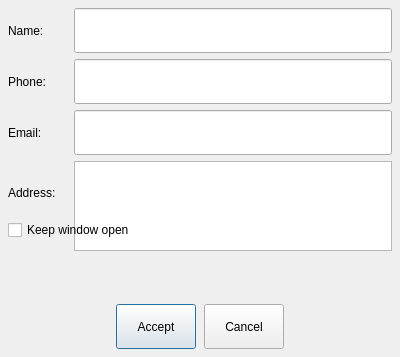
<?xml version="1.0" encoding="UTF-8"?>
<ui version="4.0">
 <class>customerdialog</class>
 <widget class="QDialog" name="customerdialog">
  <property name="geometry">
   <rect>
    <x>0</x>
    <y>0</y>
    <width>400</width>
    <height>357</height>
   </rect>
  </property>
  <property name="minimumSize">
   <size>
    <width>400</width>
    <height>357</height>
   </size>
  </property>
  <property name="maximumSize">
   <size>
    <width>16777215</width>
    <height>16777215</height>
   </size>
  </property>
  <property name="windowTitle">
   <string/>
  </property>
  <layout class="QVBoxLayout" name="verticalLayout">
   <property name="spacing">
    <number>8</number>
   </property>
   <property name="leftMargin">
    <number>8</number>
   </property>
   <property name="topMargin">
    <number>8</number>
   </property>
   <property name="rightMargin">
    <number>8</number>
   </property>
   <property name="bottomMargin">
    <number>8</number>
   </property>
   <item>
    <layout class="QGridLayout" name="gridLayout">
     <property name="spacing">
      <number>8</number>
     </property>
     <item row="1" column="1">
      <widget class="QLineEdit" name="phone_lineedit">
       <property name="minimumSize">
        <size>
         <width>0</width>
         <height>45</height>
        </size>
       </property>
       <property name="maximumSize">
        <size>
         <width>16777215</width>
         <height>16777215</height>
        </size>
       </property>
      </widget>
     </item>
     <item row="1" column="0">
      <widget class="QLabel" name="phone_label">
       <property name="minimumSize">
        <size>
         <width>0</width>
         <height>45</height>
        </size>
       </property>
       <property name="maximumSize">
        <size>
         <width>16777215</width>
         <height>16777215</height>
        </size>
       </property>
       <property name="text">
        <string>Phone:</string>
       </property>
      </widget>
     </item>
     <item row="3" column="1">
      <widget class="QPlainTextEdit" name="address_textedit">
       <property name="minimumSize">
        <size>
         <width>0</width>
         <height>90</height>
        </size>
       </property>
       <property name="tabChangesFocus">
        <bool>true</bool>
       </property>
      </widget>
     </item>
     <item row="2" column="1">
      <widget class="QLineEdit" name="email_lineedit">
       <property name="minimumSize">
        <size>
         <width>0</width>
         <height>45</height>
        </size>
       </property>
       <property name="maximumSize">
        <size>
         <width>16777215</width>
         <height>16777215</height>
        </size>
       </property>
      </widget>
     </item>
     <item row="0" column="1">
      <widget class="QLineEdit" name="name_lineedit">
       <property name="minimumSize">
        <size>
         <width>0</width>
         <height>45</height>
        </size>
       </property>
       <property name="maximumSize">
        <size>
         <width>16777215</width>
         <height>16777215</height>
        </size>
       </property>
      </widget>
     </item>
     <item row="0" column="0">
      <widget class="QLabel" name="name_label">
       <property name="minimumSize">
        <size>
         <width>0</width>
         <height>45</height>
        </size>
       </property>
       <property name="maximumSize">
        <size>
         <width>16777215</width>
         <height>16777215</height>
        </size>
       </property>
       <property name="text">
        <string>Name:</string>
       </property>
      </widget>
     </item>
     <item row="2" column="0">
      <widget class="QLabel" name="email_label">
       <property name="minimumSize">
        <size>
         <width>0</width>
         <height>45</height>
        </size>
       </property>
       <property name="maximumSize">
        <size>
         <width>16777215</width>
         <height>16777215</height>
        </size>
       </property>
       <property name="text">
        <string>Email:</string>
       </property>
      </widget>
     </item>
     <item row="3" column="0">
      <widget class="QLabel" name="address_label">
       <property name="minimumSize">
        <size>
         <width>0</width>
         <height>64</height>
        </size>
       </property>
       <property name="text">
        <string>Address:   </string>
       </property>
      </widget>
     </item>
    </layout>
   </item>
   <item>
    <widget class="QCheckBox" name="keeppen_checkbox">
     <property name="minimumSize">
      <size>
       <width>0</width>
       <height>36</height>
      </size>
     </property>
     <property name="text">
      <string>Keep window open</string>
     </property>
    </widget>
   </item>
   <item>
    <widget class="QLabel" name="error_label">
     <property name="minimumSize">
      <size>
       <width>0</width>
       <height>40</height>
      </size>
     </property>
     <property name="text">
      <string/>
     </property>
    </widget>
   </item>
   <item>
    <layout class="QHBoxLayout" name="horizontalLayout">
     <property name="spacing">
      <number>8</number>
     </property>
     <item>
      <spacer name="horizontalSpacer">
       <property name="orientation">
        <enum>Qt::Horizontal</enum>
       </property>
       <property name="sizeHint" stdset="0">
        <size>
         <width>40</width>
         <height>20</height>
        </size>
       </property>
      </spacer>
     </item>
     <item>
      <widget class="QPushButton" name="accept_button">
       <property name="minimumSize">
        <size>
         <width>0</width>
         <height>45</height>
        </size>
       </property>
       <property name="text">
        <string>Accept</string>
       </property>
       <property name="icon">
        <iconset>
         <normaloff>../../../qrc/icons/ok.png</normaloff>../../../qrc/icons/ok.png</iconset>
       </property>
       <property name="iconSize">
        <size>
         <width>32</width>
         <height>32</height>
        </size>
       </property>
      </widget>
     </item>
     <item>
      <widget class="QPushButton" name="cancel_button">
       <property name="minimumSize">
        <size>
         <width>0</width>
         <height>45</height>
        </size>
       </property>
       <property name="text">
        <string>Cancel</string>
       </property>
       <property name="icon">
        <iconset>
         <normaloff>../../../qrc/icons/cancel.png</normaloff>../../../qrc/icons/cancel.png</iconset>
       </property>
       <property name="iconSize">
        <size>
         <width>32</width>
         <height>32</height>
        </size>
       </property>
      </widget>
     </item>
     <item>
      <spacer name="horizontalSpacer_2">
       <property name="orientation">
        <enum>Qt::Horizontal</enum>
       </property>
       <property name="sizeHint" stdset="0">
        <size>
         <width>40</width>
         <height>20</height>
        </size>
       </property>
      </spacer>
     </item>
    </layout>
   </item>
  </layout>
 </widget>
 <tabstops>
  <tabstop>name_lineedit</tabstop>
  <tabstop>phone_lineedit</tabstop>
  <tabstop>email_lineedit</tabstop>
  <tabstop>address_textedit</tabstop>
  <tabstop>keeppen_checkbox</tabstop>
  <tabstop>accept_button</tabstop>
  <tabstop>cancel_button</tabstop>
 </tabstops>
 <resources/>
 <connections/>
</ui>
